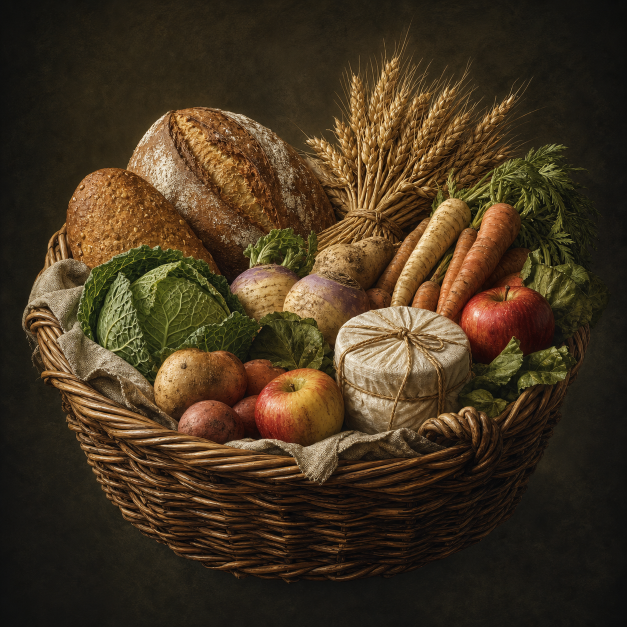
#> input picture tmp/imagegen/local_food.png, 1254 x 1254 px, found by its file name (shown at 1/2 size)
$ python compose_internal_trade_good_icons.py
#> lines starting #> are read from the running program, lines starting #| are printed output that depends on the picture; pictures that were not available may be replaced by others from this repository, and a replacement may not be noted
from __future__ import annotations

from pathlib import Path

from PIL import Image, ImageOps


ROOT = Path(__file__).resolve().parents[1]
OUTPUT_DIR = ROOT / "assets" / "icons" / "trade_goods"
ILLUSTRATION_OUTPUT_DIR = OUTPUT_DIR / "illustrations"
ILLUSTRATION_SIZE = (1080, 440)

ICON_SOURCES = {
    "local_food": ROOT / "assets" / "icons" / "province_food_market" / "sources" / "local_food.png",
    "manual_labor": ROOT / "assets" / "icons" / "manual_labor" / "sources" / "employees.png",
    "offset": ROOT / "assets" / "icons" / "offset" / "sources" / "balance.png",
}
ILLUSTRATION_SOURCES = {
    "local_food": ROOT / "assets" / "icons" / "local_food" / "sources" / "local_food_illustration.png",
}


def _centered_icon_illustration(icon: Image.Image) -> Image.Image:
    illustration = Image.new("RGBA", ILLUSTRATION_SIZE, (0, 0, 0, 0))
    artwork = icon.resize((400, 400), Image.Resampling.LANCZOS)
    position = (
        (ILLUSTRATION_SIZE[0] - artwork.width) // 2,
        (ILLUSTRATION_SIZE[1] - artwork.height) // 2,
    )
    illustration.alpha_composite(artwork, position)
    return illustration


def _local_food_illustration(source: Image.Image) -> Image.Image:
    return ImageOps.fit(
        source,
        ILLUSTRATION_SIZE,
        method=Image.Resampling.LANCZOS,
        centering=(0.5, 0.45),
    )


def main() -> None:
    OUTPUT_DIR.mkdir(parents=True, exist_ok=True)
    ILLUSTRATION_OUTPUT_DIR.mkdir(parents=True, exist_ok=True)

    for good, source_path in ICON_SOURCES.items():
        icon = Image.open(source_path).convert("RGBA")
        filename = f"icon_goods_{good}.png"
        icon.save(OUTPUT_DIR / filename)

        if good == "local_food":
            source = Image.open(ILLUSTRATION_SOURCES[good]).convert("RGBA")
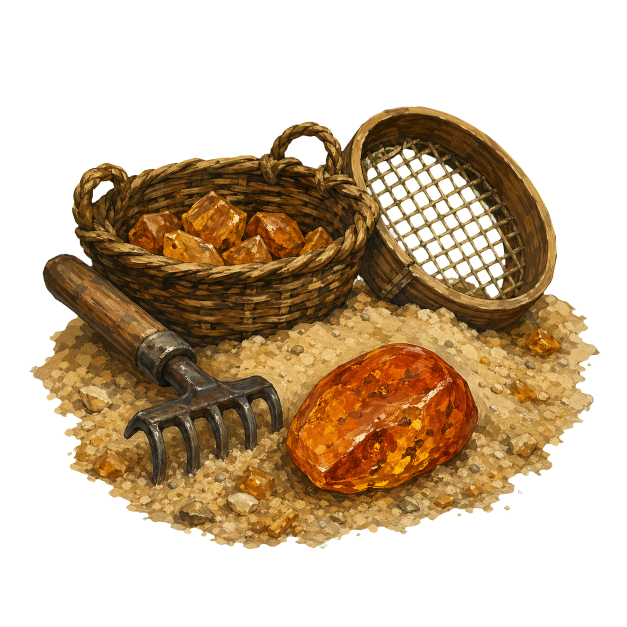
#> input picture tmp/imagegen/amber_collector_cutout.png, 1254 x 1254 px, given in place of local_food_illustration.png, which was not available (shown at 1/2 size)
#> source is the input picture: PIL image 1254x1254 RGBA; mean R, G, B, A 64.3, 44.6, 20.2, 114.8
            illustration = _local_food_illustration(source)
#> in _local_food_illustration, `return ImageOps.fit( source, ILLUSTRATION_SIZE, method=Image.Resamplin..`:
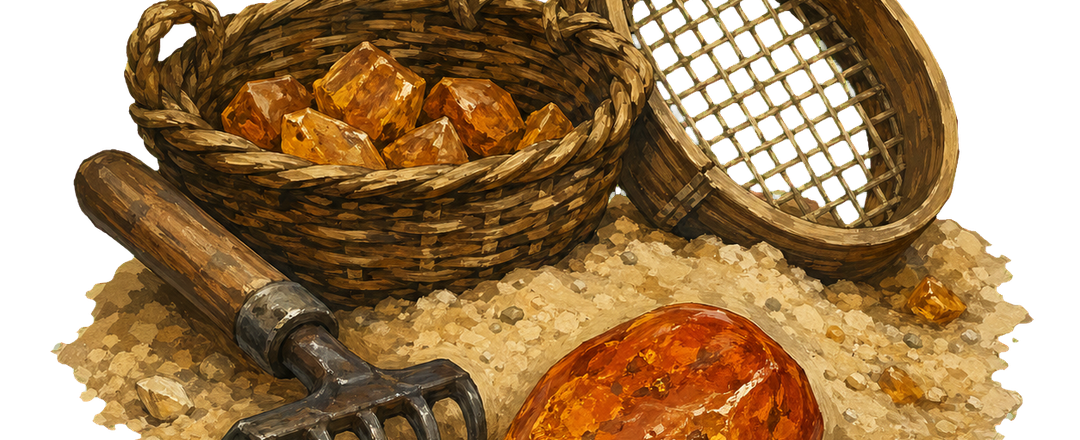
#> returned value: PIL image 1080x440 RGBA; mean R, G, B, A 102.9, 71.4, 32.5, 192.5; transparent parts drawn white
        else:
            illustration = _centered_icon_illustration(icon)
        illustration.save(ILLUSTRATION_OUTPUT_DIR / filename)
#> pass 2 of the loop in main, `for good, source_path in ICON_SOURCES.items():`:
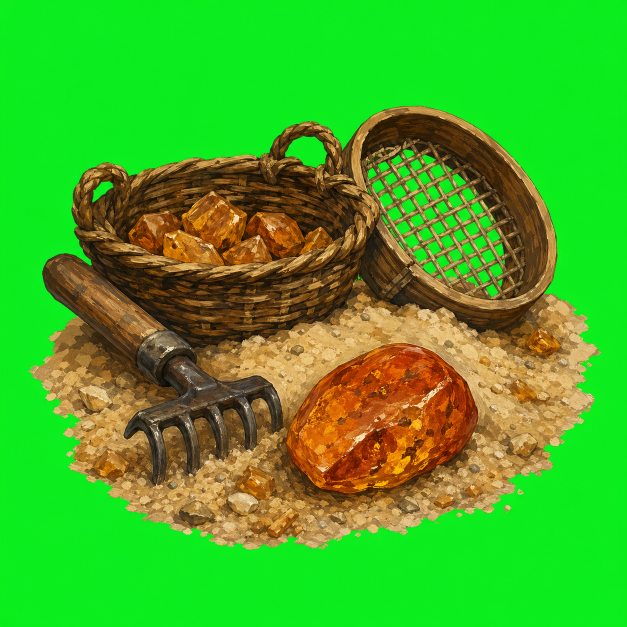
#> input picture tmp/imagegen/amber_collector_generated_green.png, 1254 x 1254 px, given in place of employees.png, which was not available (shown at 1/2 size)
#> in _centered_icon_illustration, `artwork = icon.resize((400, 400), Image.Resampling.LANCZOS)`:
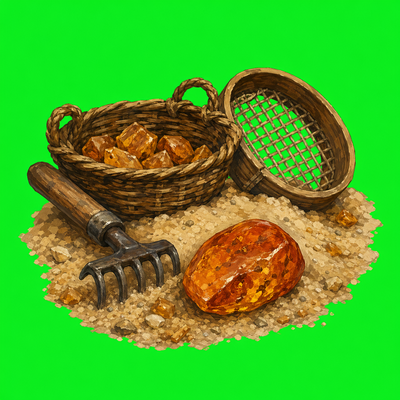
#> artwork: PIL image 400x400 RGBA; mean R, G, B, A 70.3, 172.5, 36.1, 255
#> in _centered_icon_illustration, `illustration.alpha_composite(artwork, position)`:
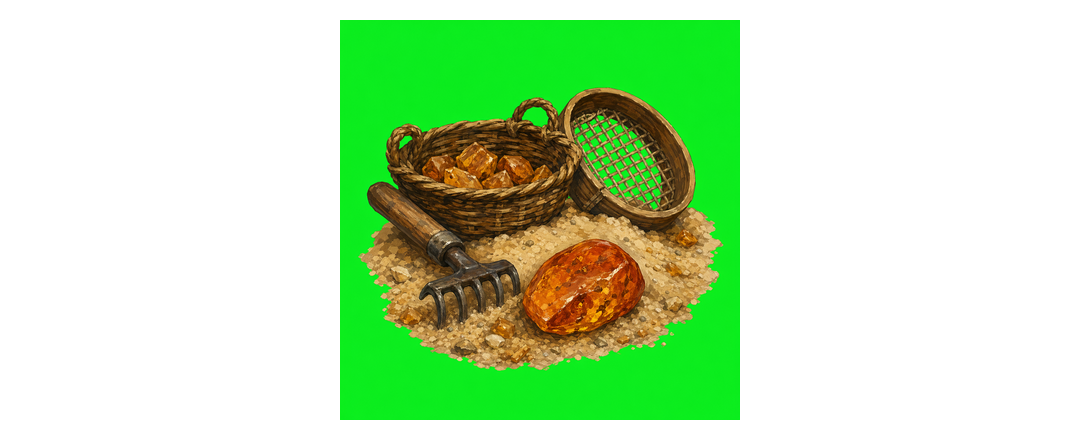
#> illustration: PIL image 1080x440 RGBA; mean R, G, B, A 23.7, 58.1, 12.2, 85.9; transparent parts drawn white


if __name__ == "__main__":
    main()
